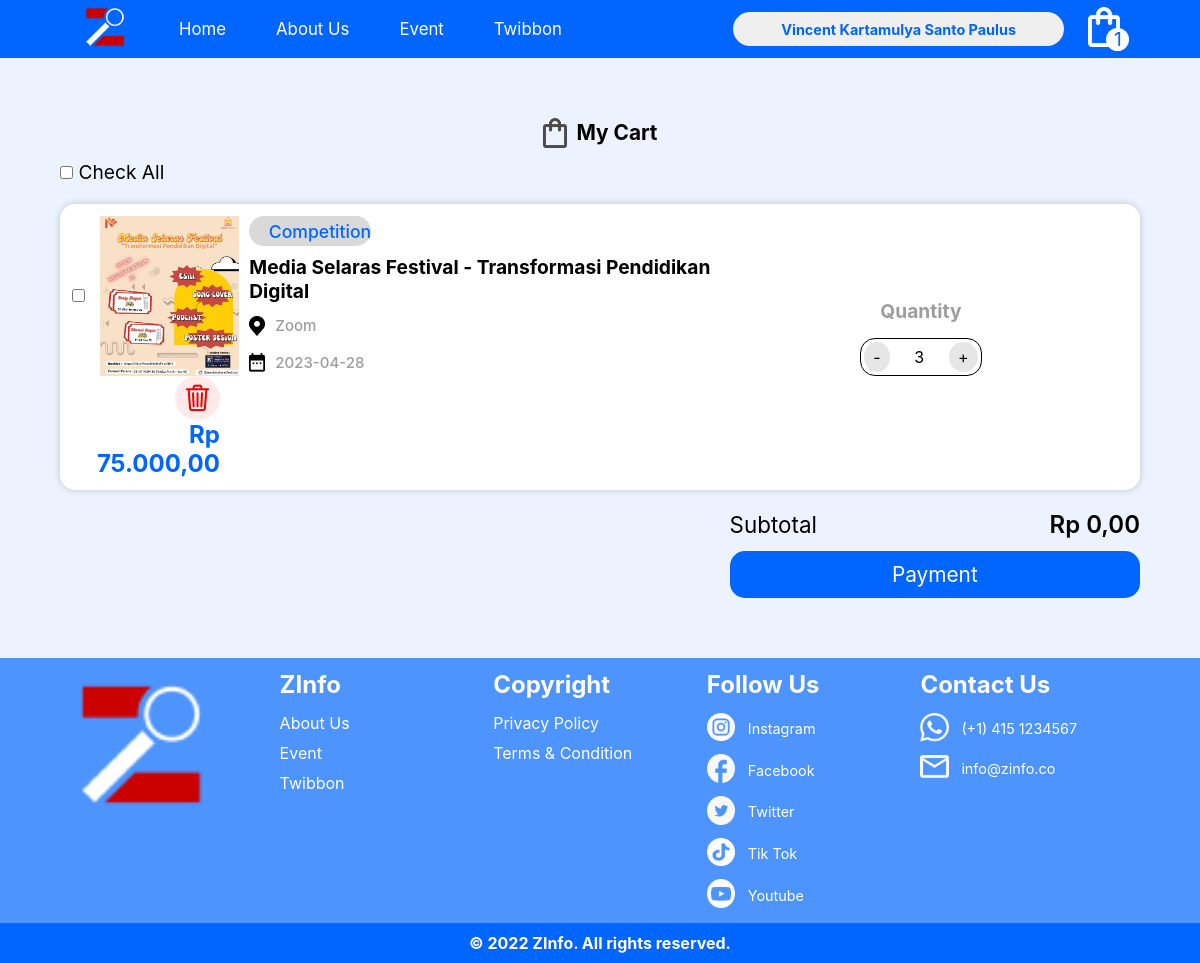
The page /cart.php (signed in) on the database its author committed.
### tables this page shows
CREATE TABLE `user` (
  `UserID` int(11) NOT NULL,
  `Nama` varchar(200) NOT NULL,
  `Email` varchar(100) NOT NULL,
  `Password` varchar(100) NOT NULL,
  `TanggalLahir` date DEFAULT NULL,
  `JenisKelamin` char(6) DEFAULT NULL,
  `NoTelp` varchar(12) NOT NULL
);

CREATE TABLE `cart` (
  `id` int(11) NOT NULL,
  `UserID` int(11) NOT NULL,
  `EventID` int(11) NOT NULL,
  `qty` int(11) NOT NULL
);

CREATE TABLE `event` (
  `EventID` int(11) NOT NULL,
  `KategoriID` int(11) NOT NULL,
  `Nama` varchar(200) NOT NULL,
  `Deskripsi` mediumtext NOT NULL,
  `GambarPoster` varchar(100) DEFAULT NULL,
  `Harga` int(11) NOT NULL,
  `Tanggal` date NOT NULL,
  `Lokasi` varchar(200) NOT NULL,
  `Alamat` varchar(200) NOT NULL,
  `JenisPert` varchar(10) NOT NULL,
  `sisaTicket` int(11) DEFAULT 50,
  `Twibbon` varchar(100) DEFAULT NULL,
  `NamaOrganizer` varchar(200) NOT NULL,
  `Instagram` varchar(100) NOT NULL,
  `Email` varchar(100) DEFAULT NULL,
  `logo` varchar(100) DEFAULT NULL
);

CREATE TABLE `kategori` (
  `KategoriID` int(11) NOT NULL,
  `Kategori` varchar(15) NOT NULL
);

### cart.php (the view, shortened to what this page needs)
<!DOCTYPE html>
<html lang="en">
<head>
    <link rel="stylesheet" href="css/cart.css">
</head>
<body>
    <?php include "navbar.php" ?>
    <?php
        include 'DBconn.php';
        $UserID = $_SESSION["id"];
        $carts = mysqli_query($conn, "SELECT * FROM cart c
        JOIN `event` e ON c.EventID = e.EventID
        JOIN kategori k ON k.KategoriID = e.KategoriID
        WHERE UserID = '$UserID'") or die(mysqli_error($conn));
    ?>
    <div class="myCart">
        <img src="Asset/blackcart.png" alt="">
        My Cart
    </div>
    <div class="checkAllBox">
        <input type="checkbox" name="" onclick="checkAll(this)" id="checkAll"> Check All
    </div>
    <form method="POST" action="payment.php">
        <div id="cart">
            <?php foreach($carts as $cart): ?>
            <div class="cart-list">
                <div class="cart-event">
                    <div class="cart-check">
                        <input type="checkbox" value="<?= $cart['id'] ?>" name="checkCart[]" id="" class="checkCart" onchange="addCheck(<?= $cart['Harga'] ?>)">
                    </div>
                    <img src="Asset/poster/<?= $cart["GambarPoster"] ?>" alt=""  class="cart-poster">
                    <div class="flexColumn">
                        <div class="event-type">
                            <div>
                                <?php echo $cart["Kategori"]; ?>
                            </div>
                        </div>
                        <h2>
                            <?= $cart["Nama"] ?>
                        </h2>
                        <div class="event-list-location">
                            <div class="event-list-location-icon">
                                <img src="Asset/icon-location.png" alt="">
                            </div>
                            <div>
                                <p>
                                    <?= $cart["Alamat"] ?>
                                </p>
                            </div>
                        </div>
                        <div class="event-list-date">
                            <div class="event-list-date-icon">
                                <img src="Asset/icon-event-date.png" alt="">
                            </div>
                            <div>
                                <p>
                                    <?= $cart['Tanggal'] ?>
                                </p>
                            </div>
                        </div>
                    </div>
                </div>
                <div class="cart-qty">
                    <h1 class="cart-qtys">Quantity</h1>
                    <div class="event-count">
                        <div>
                            <div class="minButton" onclick="reduceAmount(<?= $cart['id'] ?>,<?= $cart['qty'] ?>)">-</div>
                        </div>
                        <div class="amount">
                            <input type="text" value="<?= $cart['qty'] ?>" class="textAmount">
                        </div>
                        <div>
                            <div class="addButton" onclick="addAmount(<?= $cart['id'] ?>,<?= $cart['qty'] ?>)">+</div>
                        </div>
                    </div>
                </div>
                <div class="pojok-kanan">
                    <img src="Asset/deletecart.png" alt="" class="" onclick="deleteCart(<?= $cart['id'] ?>)">
                    <h2>
                        <?php
                            $hasil = "Rp " . number_format($cart['Harga'] * $cart['qty'],2,',','.');
                            echo $hasil;
                        ?>
                    </h2>
                </div>
            </div>
            <?php endforeach; ?>
        </div>
        <div class="subTotal">
            <div id="subTotal1">
                <p>Subtotal</p>
                <h3 id="totalPayment">0</h3>
            </div>
        </div>
        <div class="subTotal">
            <button>
                Payment
            </button>
        </div>
    </form>
    <?php include "footer.php" ?>
</body>
</html>

### navbar.php (shortened to what this page needs)
<!DOCTYPE html>
<html lang="en">
<head>
    <link rel="stylesheet" href="https://cdnjs.cloudflare.com/ajax/libs/font-awesome/5.15.3/css/all.min.css"/>
    <link rel="stylesheet" href="css/navbar.css">
</head>
<body>
    <?php
        include 'DBconn.php';
        $total_cart = 0;
        if(isset($_SESSION["login"])):
            $UserID = $_SESSION["id"];
            $query = mysqli_query($conn, "SELECT * FROM cart WHERE UserID = '$UserID'");
            $profile = mysqli_query($conn, "SELECT * FROM `user` WHERE UserID = '$UserID'");
            $total_cart = mysqli_num_rows($query);
            $profiles = mysqli_fetch_assoc($profile);
        endif
    ?>
    <nav id="nav">
        <div>
            <ul id="ul">
                <li class="hideLogo">
                    <a href="home.php">
                        <img src="Asset/Logo Zinfo 2.png" alt="">
                    </a>
                </li>
                <li>
                    <a href="home.php">Home</a>
                </li>
                <li>
                    <a href="">About Us</a>
                </li>
                <li>
                    <a href="event.php">Event</a>
                </li>
                <?php if(isset($_SESSION['login'])) : ?>
                <li>
                    <a href="twibbon.php">Twibbon</a>
                </li>
                <?php else : ?>
                <li>
                    <a href="login.php">Twibbon</a>
                </li>
                <?php endif; ?>
            </ul>
        </div>
        <div>
            <ul id="ul2">
                <?php if(!isset($_SESSION["login"])): ?>
                    <li id="login" onclick="location.href = 'login.php'">
                        <button>Log In</button>
                    </li>
                <?php else: ?>
                    <li id="login">
                        <button onclick="toggleMenu()">
                            <?php
                                $nama = $profiles['Nama'];
                                echo $nama;
                            ?>
                        </button>
                    </li>
                    <li class="hideLogo" id="liabsolute" onclick="location.href='cart.php'">
                        <a href="cart.php">
                            <img src="Asset/cart.png" alt="">
                        </a>
                        <div class="qty">
                            <div id="navbarQty2">
                                <?= $total_cart ?>
                            </div>
                        </div>
                    </li>
                <?php endif ?>
            </ul>
        </div>
    </nav>
</body>
</html>

### css/cart.css (style rules this page uses)
body { max-height: 100%; background-color: #ECF3FF; }
* { margin: 0; padding: 0; font-family: -apple-system, BlinkMacSystemFont, 'Segoe UI', Roboto, Oxygen, Ubuntu, Cantarell, 'Open Sans', 'Helvetica Neue', sans-serif; box-sizing: border-box; }
.myCart { display: flex; flex-wrap: wrap; align-items: center; justify-content: center; font-weight: 700; font-size: 1.3em; margin-top: 60px; }
.myCart>img { width: 2vw; margin-right: 10px; }
.checkAllBox { margin: 1% 5%; font-size: 1.2em; }
.cart-list { display: flex; flex-wrap: wrap; margin: 20px 5%; background-color: white; padding: 1%; border-radius: 15px; box-shadow: 0px 0px 7px rgba(0,0,0, 20%); }
.cart-list .cart-event { display: flex; flex-wrap: wrap; flex: 66%; max-width: 66%; }
.cart-list .pojok-kanan { flex: 14%; max-width: 14%; }
.cart-event .cart-poster { flex: 20%; max-width: 20%; }
.cart-poster { width: 10rem; height: 10rem; object-fit: cover; }
.cart-event .cart-check { flex: 4%; max-width: 4%; margin: auto 0; }
.cart-event .flexColumn { flex: 70%; max-width: 70%; }
.flexColumn { display: flex; flex-direction: column; justify-content: space-between; margin-left: 10px; }
.flexColumn > h2 { font-size: 1.2em; }
.event-type > div { background-color: #D9D9D9; color: #0066FF; border-radius: 20px; padding: 1% 4%; width: 25%; text-align: center; font-size: 1.1em; font-weight: 500; }
.event-list-location, .event-list-date { font-family: -apple-system, BlinkMacSystemFont, 'Segoe UI', Roboto, Oxygen, Ubuntu, Cantarell, 'Open Sans', 'Helvetica Neue', sans-serif; font-size: 15px; margin-top: 5px; color: #9D9D9D; font-weight: 500; }
.event-list-location { display: flex; flex-wrap: wrap; }
.event-list-location-icon { margin-right: 10px; }
.event-list-date { display: flex; flex-wrap: wrap; }
.event-list-date-icon { margin-right: 10px; }
.event-count { margin-top: 15px; display: flex; flex-wrap: wrap; align-items: center; border-radius: 30px; border: 1px solid black; border-radius: 15px; padding: 1%; width: 40%; justify-content: space-between; justify-items: center; }
.event-count>div>input { border: none; font-size: 1em; width: 100%; text-align: center; }
.amount { width: 20%; }
.event-count .minButton,.addButton { border: none; border-radius: 50%; padding: 5px 9px; cursor: pointer; background-color: #E6E6E6; }
.cart-qty { display: flex; flex-direction: column; align-items: center; justify-content: flex-end; }
.cart-qtys { font-size: 1.2em; color: #9D9D9D; }
.pojok-kanan { display: flex; flex-direction: column; justify-content: space-between; align-items: flex-end; text-align: right; }
.pojok-kanan>img { width: 30%; cursor: pointer; }
.pojok-kanan > h2 { color: #0066FF; }
.subTotal { margin: 1% 5%; display: flex; flex-wrap: wrap; justify-content: flex-end; }
#subTotal1 { width: 38%; display: flex; flex-wrap: wrap; justify-content: space-between; align-items: center; }
#subTotal1 > p { font-size: 1.4em; }
#subTotal1 > h3 { font-size: 1.5em; font-weight: 600; }
.subTotal > button { width: 38%; border: none; background-color: #0066FF; padding: 1% 0; border-radius: 15px; color: white; font-size: 1.3em; }

### css/navbar.css (style rules this page uses)
* { box-sizing: border-box; margin: 0; padding: 0; }
nav { position: sticky; left: 0; top: 0; z-index: 5; display: flex; padding: 3px 5.5%; justify-content: space-between; align-items: center; background-color: #0066FF; flex-wrap: wrap; width: 100%; }
#ul > li > a > img { width: 4vw; }
nav ul { list-style-type: none; display: flex; justify-content: space-between; align-items: center; }
nav>div>#ul>li>a { padding: 15px; padding-right: 35px; color: white; font-size: 1.4vw; text-decoration: none; }
#ul2 img { width: 70%; }
#login > button { padding: 0.7vw 4vw; border: none; border-radius: 20px; color: #0066FF; font-weight: bolder; font-size: 1.2vw; margin-right: 2vw; cursor: pointer; }
#liabsolute { position: relative; }
.qty { position: absolute; bottom: 0%; right: 10%; background-color: white; border-radius: 50%; width: 1.2em; height: 1.2em; display: flex; justify-content: center; align-items: center; font-size: 1.2em; cursor: pointer; color:#0066FF }

### rows shown on the page
user: Nama "Vincent Kartamulya Santo Paulus"
cart: EventID.GambarPoster (picture), kategori.Kategori "Competition", EventID.Nama "Media Selaras Festival - Transformasi Pendidikan Digital", EventID.Alamat "Zoom", EventID.Tanggal "2023-04-28", qty "3", hasil "Rp 75.000,00"

### other values the page prints
$total_cart "1"
